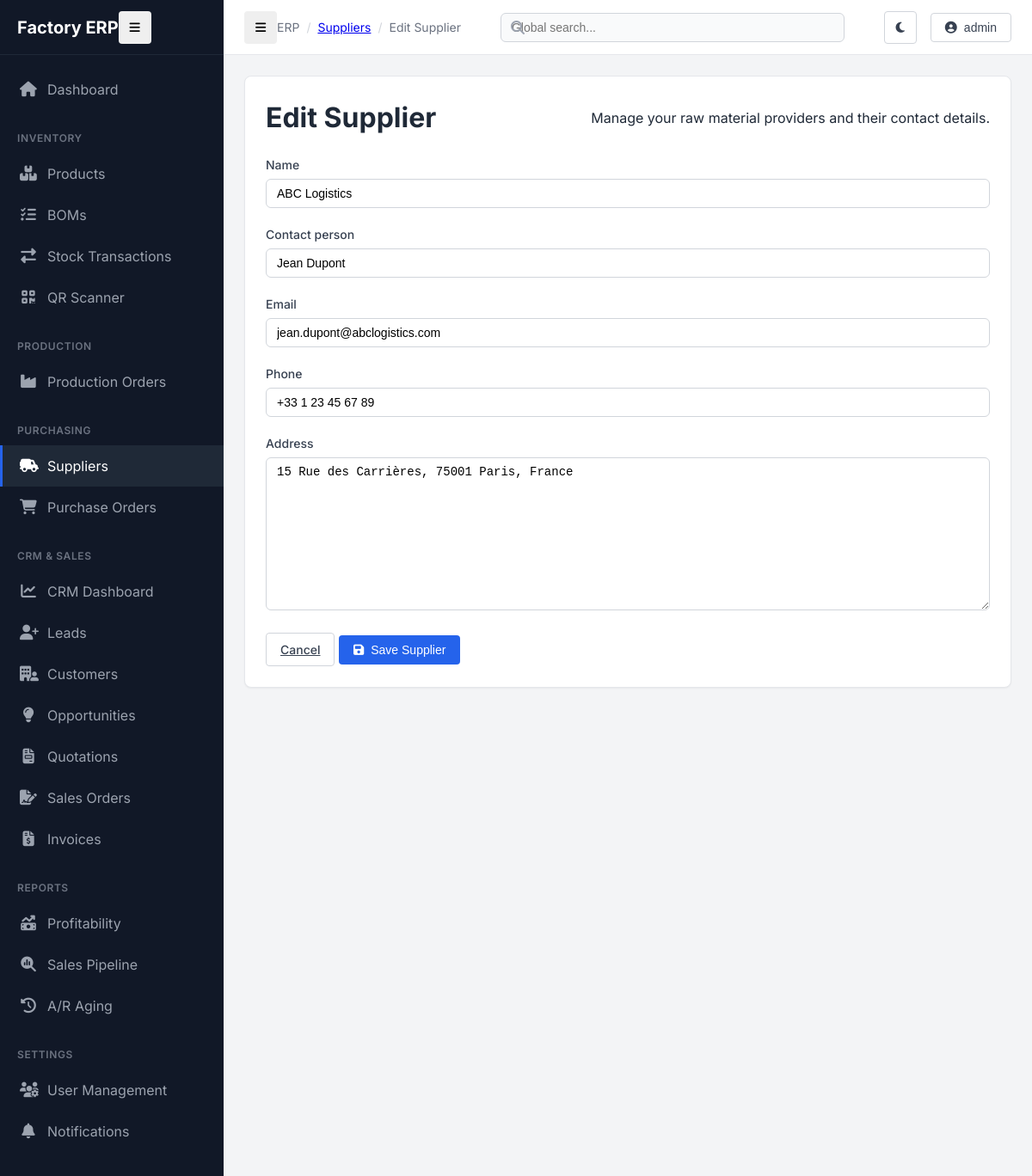
The app's page /suppliers/1/edit/ (signed in) with its own data.
### inventory/models.py (models this page shows, shortened)
class Supplier(models.Model):
    name = models.CharField(max_length=200)
    contact_person = models.CharField(max_length=100, blank=True)
    email = models.EmailField(blank=True)
    phone = models.CharField(max_length=20, blank=True)
    address = models.TextField(blank=True)
    created_at = models.DateTimeField(auto_now_add=True)
    class Meta:
        ordering = ['name']

### inventory/views.py (the view)
# urls.py: path("suppliers/<int:pk>/edit/", views.supplier_edit, name="supplier_edit"),
@login_required
@permission_required("inventory.can_manage_purchase", raise_exception=True)
def supplier_edit(request, pk):
    supplier = get_object_or_404(Supplier, pk=pk)
    if request.method == "POST":
        form = SupplierForm(request.POST, instance=supplier)
        if form.is_valid():
            form.save()
            messages.success(request, "Supplier updated successfully.")
            return redirect("inventory:supplier_list")
    else:
        form = SupplierForm(instance=supplier)
    return render(request, "inventory/supplier_form.html", {"form": form, "supplier": supplier})

### inventory/forms.py
class SupplierForm(BaseStyledForm, forms.ModelForm):
    class Meta:
        model = Supplier
        fields = ["name", "contact_person", "email", "phone", "address"]

### inventory/templates/inventory/supplier_form.html (shortened to what this page needs)
{% extends "base.html" %}
{% load static %}
{% block breadcrumbs %}
<div class="breadcrumb-item"><a href="{% url 'inventory:supplier_list' %}" class="text-decoration-none">Suppliers</a></div>
<div class="breadcrumb-item">{% if supplier %}Edit{% else %}Add{% endif %} Supplier</div>
{% endblock %}
{% block content %}
<div class="row justify-content-center">
    <div class="col-lg-8">
        <div class="card shadow-sm">
            <div class="card-header border-bottom-0 pb-0">
                <h1 class="h4 fw-bold">{% if supplier %}Edit Supplier{% else %}Add New Supplier{% endif %}</h1>
                <p class="text-muted small">Manage your raw material providers and their contact details.</p>
            </div>
            <div class="card-body">
                <form method="post" novalidate>
                    <div class="row">
                        {% for field in form %}
                        <div class="col-md-{% if field.name == 'address' or field.name == 'notes' %}12{% else %}6{% endif %}">
                            <div class="form-group">
                                <label for="{{ field.id_for_label }}">{{ field.label }}</label>
                                {{ field }}
                            </div>
                        </div>
                        {% endfor %}
                    </div>
                    <div class="d-flex justify-content-end gap-2 mt-4 pt-3 border-top">
                        <a href="{% url 'inventory:supplier_list' %}" class="btn btn-outline">Cancel</a>
                        <button type="submit" class="btn btn-primary">
                            <i class="fas fa-save"></i> Save Supplier
                        </button>
                    </div>
                </form>
            </div>
        </div>
    </div>
</div>
{% endblock %}

### templates/base.html (shortened to what this page needs)
{% load static %}
<!DOCTYPE html>
<html lang="en">
<head>
    <link rel="stylesheet" href="https://cdnjs.cloudflare.com/ajax/libs/font-awesome/6.4.0/css/all.min.css">
    <link rel="stylesheet" href="{% static 'css/style.css' %}">
    <link rel="stylesheet" href="{% static 'css/dark-mode.css' %}">
</head>
<body>
    <div class="app-container">
        <aside id="sidebar">
            <div class="sidebar-header">
                <div class="logo-text">Factory ERP</div>
                <button id="sidebar-toggle" class="btn btn-icon d-none d-md-block">
                    <i class="fas fa-bars"></i>
                </button>
            </div>
            <nav class="sidebar-nav">
                <div class="nav-group">
                    <a href="{% url 'inventory:dashboard' %}" class="nav-link {% if request.resolver_match.url_name == 'dashboard' and request.resolver_match.app_name == 'inventory' %}active{% endif %}">
                        <i class="fas fa-home"></i>
                        <span>Dashboard</span>
                    </a>
                </div>
                <div class="nav-group">
                    <div class="nav-group-title">Inventory</div>
                    <a href="{% url 'inventory:product_list' %}" class="nav-link {% if 'product' in request.path %}active{% endif %}">
                        <i class="fas fa-boxes-stacked"></i>
                        <span>Products</span>
                    </a>
                    <a href="{% url 'inventory:bom_viewer' %}" class="nav-link {% if 'bom' in request.path %}active{% endif %}">
                        <i class="fas fa-list-check"></i>
                        <span>BOMs</span>
                    </a>
                    <a href="{% url 'inventory:transaction_history' %}" class="nav-link {% if 'transaction' in request.path %}active{% endif %}">
                        <i class="fas fa-exchange-alt"></i>
                        <span>Stock Transactions</span>
                    </a>
                    <a href="{% url 'inventory:scan_page' %}" class="nav-link {% if 'scan' in request.path %}active{% endif %}">
                        <i class="fas fa-qrcode"></i>
                        <span>QR Scanner</span>
                    </a>
                </div>
                <div class="nav-group">
                    <div class="nav-group-title">Production</div>
                    <a href="{% url 'inventory:production_order_list' %}" class="nav-link {% if 'production_order' in request.path %}active{% endif %}">
                        <i class="fas fa-industry"></i>
                        <span>Production Orders</span>
                    </a>
                </div>
                <div class="nav-group">
                    <div class="nav-group-title">Purchasing</div>
                    <a href="{% url 'inventory:supplier_list' %}" class="nav-link {% if 'supplier' in request.path %}active{% endif %}">
                        <i class="fas fa-truck-field"></i>
                        <span>Suppliers</span>
                    </a>
                    <a href="{% url 'inventory:purchase_order_list' %}" class="nav-link {% if 'purchase_order' in request.path %}active{% endif %}">
                        <i class="fas fa-cart-shopping"></i>
                        <span>Purchase Orders</span>
                    </a>
                </div>
                <div class="nav-group">
                    <div class="nav-group-title">CRM & Sales</div>
                    <a href="{% url 'crm:dashboard' %}" class="nav-link {% if request.resolver_match.app_name == 'crm' and request.resolver_match.url_name == 'dashboard' %}active{% endif %}">
                        <i class="fas fa-chart-line"></i>
                        <span>CRM Dashboard</span>
                    </a>
                    <a href="{% url 'crm:lead_list' %}" class="nav-link {% if 'lead' in request.path %}active{% endif %}">
                        <i class="fas fa-user-plus"></i>
                        <span>Leads</span>
                    </a>
                    <a href="{% url 'crm:customer_list' %}" class="nav-link {% if 'customer' in request.path %}active{% endif %}">
                        <i class="fas fa-building-user"></i>
                        <span>Customers</span>
                    </a>
                    <a href="{% url 'crm:opportunity_list' %}" class="nav-link {% if 'opportunity' in request.path %}active{% endif %}">
                        <i class="fas fa-lightbulb"></i>
                        <span>Opportunities</span>
                    </a>
                    <a href="{% url 'crm:quotation_list' %}" class="nav-link {% if 'quotation' in request.path %}active{% endif %}">
                        <i class="fas fa-file-invoice"></i>
                        <span>Quotations</span>
                    </a>
                    <a href="{% url 'crm:salesorder_list' %}" class="nav-link {% if 'order' in request.path %}active{% endif %}">
                        <i class="fas fa-file-signature"></i>
                        <span>Sales Orders</span>
                    </a>
                    <a href="{% url 'crm:invoice_list' %}" class="nav-link {% if 'invoice' in request.path %}active{% endif %}">
                        <i class="fas fa-file-invoice-dollar"></i>
                        <span>Invoices</span>
                    </a>
                </div>
                <div class="nav-group">
                    <div class="nav-group-title">Reports</div>
                    <a href="{% url 'inventory:profitability_report' %}" class="nav-link">
                        <i class="fas fa-money-bill-trend-up"></i>
                        <span>Profitability</span>
                    </a>
                    <a href="{% url 'crm:report_pipeline' %}" class="nav-link">
                        <i class="fas fa-magnifying-glass-chart"></i>
                        <span>Sales Pipeline</span>
                    </a>
                    <a href="{% url 'crm:report_aging' %}" class="nav-link">
                        <i class="fas fa-clock-rotate-left"></i>
                        <span>A/R Aging</span>
                    </a>
                </div>
                <div class="nav-group">
                    <div class="nav-group-title">Settings</div>
                    {% if perms.inventory.can_manage_users %}
                    <a href="{% url 'inventory:user_list' %}" class="nav-link">
                        <i class="fas fa-users-gear"></i>
                        <span>User Management</span>
                    </a>
                    {% endif %}
                    <a href="{% url 'notifications:settings' %}" class="nav-link">
                        <i class="fas fa-bell"></i>
                        <span>Notifications</span>
                    </a>
                </div>
            </nav>
        </aside>
        <main class="main-content">
            <header id="topbar">
                <div class="breadcrumb-container">
                    <button id="mobile-sidebar-toggle" class="btn btn-icon d-md-none me-3">
                        <i class="fas fa-bars"></i>
                    </button>
                    <div class="breadcrumb-item">ERP</div>
                    {% block breadcrumbs %}{% endblock %}
                </div>
                <div class="global-search">
                    <form action="{% url 'inventory:global_search' %}" method="get">
                        <div class="search-input-group">
                            <i class="fas fa-search"></i>
                            <input type="text" name="q" class="search-input" placeholder="Global search..." value="{{ request.GET.q }}">
                        </div>
                    </form>
                </div>
                <div class="user-menu">
                    <button id="theme-toggle" class="btn btn-icon btn-outline">
                    </button>
                    {% if request.user.is_authenticated %}
                    <div class="dropdown">
                        <button class="btn btn-outline dropdown-toggle">
                            <i class="fas fa-user-circle me-2"></i>
                            {{ request.user.username }}
                        </button>
                    </div>
                    {% else %}
                    <a href="{% url 'login' %}" class="btn btn-primary">Login</a>
                    {% endif %}
                </div>
            </header>
            <div class="content-area">
                {% block content %}{% endblock %}
            </div>
        </main>
    </div>
</body>
</html>

### records on screen
Supplier: form "ABC Logistics" "Jean Dupont" "jean.dupont@abclogistics.com" "+33 1 23 45 67 89" "15 Rue des Carrières, 75001 Paris, France"

### other values on screen
{{ request.user.username }} "admin"
{{ field.label }} "Name" "Contact person" "Email" "Phone" "Address"
